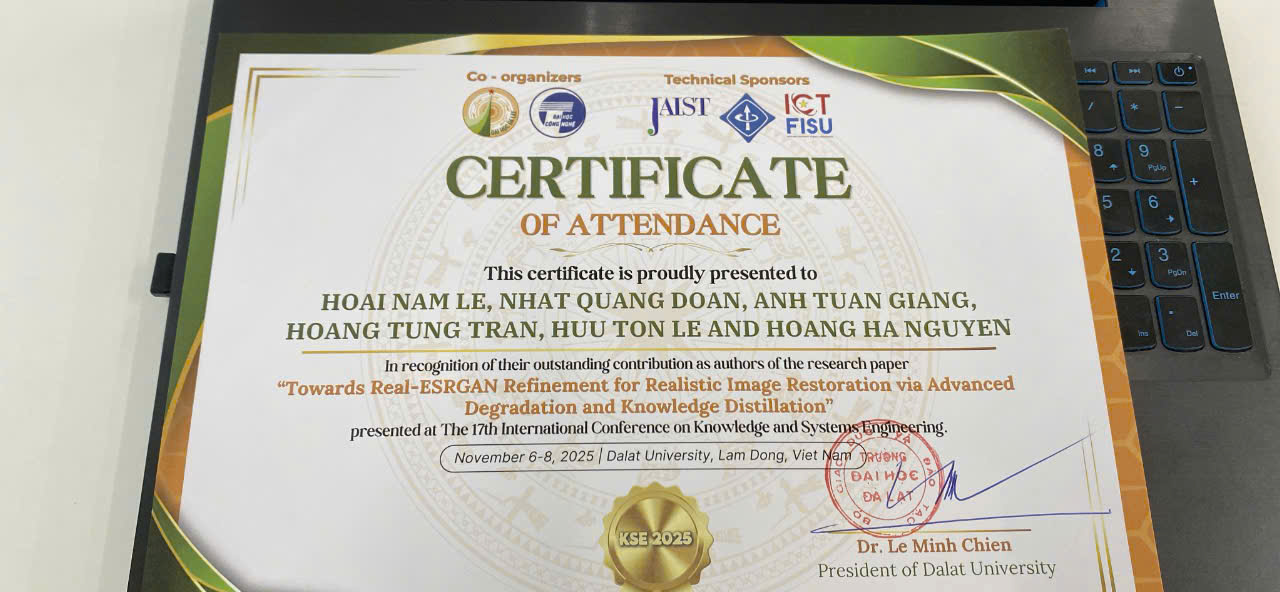
#> input picture lab3/input.jpg, 1280 x 592 px
$ python labwork3.py
#> lines starting #> are read from the running program, lines starting #| are printed output that depends on the picture
import time
import numpy as np
import matplotlib.pyplot as plt
from numba import cuda

@cuda.jit
def grayscale(src, dst):
    tidx = cuda.threadIdx.x + cuda.blockIdx.x * cuda.blockDim.x
    if tidx < src.shape[0]:
        g = np.uint8((int(src[tidx, 0]) + int(src[tidx, 1]) + int(src[tidx, 2])) / 3)
        dst[tidx, 0] = dst[tidx, 1] = dst[tidx, 2] = g

def main():
    img = plt.imread('input.jpg')
#> img is the input picture: shape (592, 1280, 3); mean R, G, B 179.2, 176.6, 165.5
    h, w, _ = img.shape
#> h = 592; w = 1280
    pixelCount = h * w
#> pixelCount = 757760
    flatSrc = img.reshape(pixelCount, 3)
    t0 = time.time()
    dst_cpu = np.zeros_like(flatSrc)
    for i in range(pixelCount):
        g = np.uint8((int(flatSrc[i, 0]) + int(flatSrc[i, 1]) + int(flatSrc[i, 2])) / 3)
        dst_cpu[i, 0] = dst_cpu[i, 1] = dst_cpu[i, 2] = g
#> this loop made 757760 passes
#> g on passes 1 to 3: 222, 222, 222
    t_cpu = time.time() - t0
    print("CPU time:", t_cpu)
    plt.imsave('cpu_gray_extra.jpg', dst_cpu.reshape(h, w, 3))
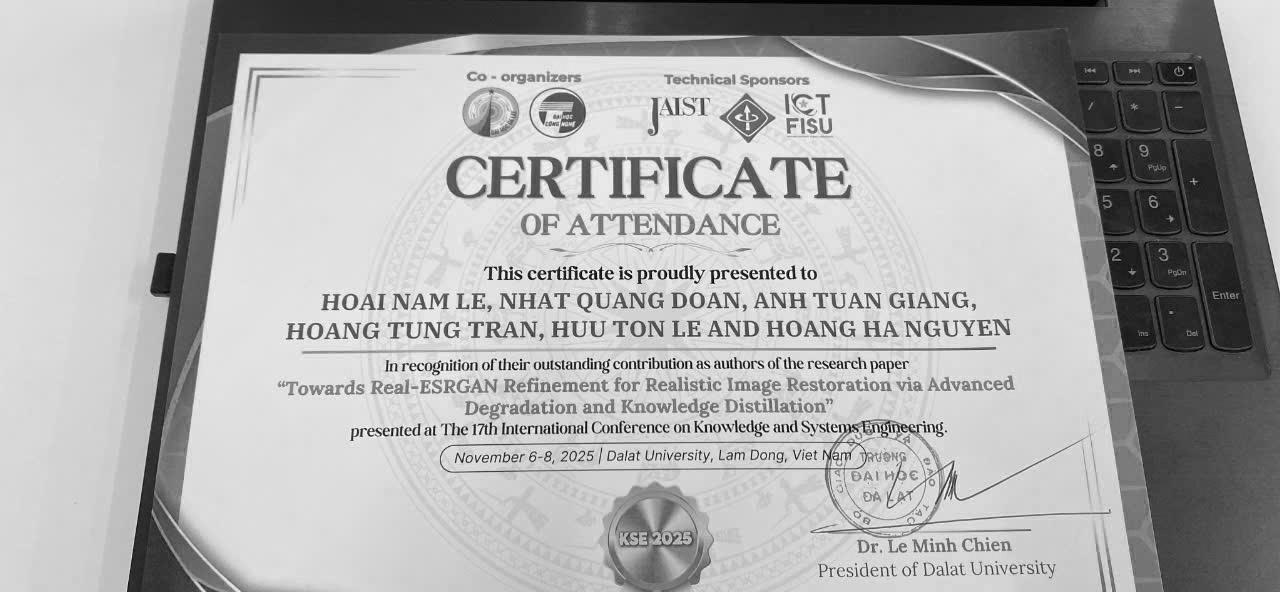
#> saved as cpu_gray_extra.jpg: shape (592, 1280, 3); min 0, max 255, mean 173.5
    devSrc = cuda.to_device(flatSrc)
    devDst = cuda.device_array((pixelCount, 3), np.uint8)
    blockSizes = [32, 64, 128, 256, 512, 1024]
    gpuTimes = []
    for blockSize in blockSizes:
        gridSize = (pixelCount + blockSize - 1) // blockSize
        t0 = time.time()
        grayscale[gridSize, blockSize](devSrc, devDst)
        cuda.synchronize()
        t_gpu = time.time() - t0
        gpuTimes.append(t_gpu)
        print("GPU time:", blockSize, t_gpu)
    hostDst = devDst.copy_to_host()
    plt.imsave('gpu_gray_extra.jpg', hostDst.reshape(h, w, 3))
    print("Speedup:", t_cpu / gpuTimes[3])
    plt.plot(blockSizes, gpuTimes, 'o-')
    plt.xlabel('Block Size')
    plt.ylabel('Time (s)')
    plt.savefig('block_size_vs_time.png')

if __name__ == '__main__':
    main()
#> (the call stopped at in main, `devSrc = cuda.to_device(flatSrc)`: numba is not available in this run)
